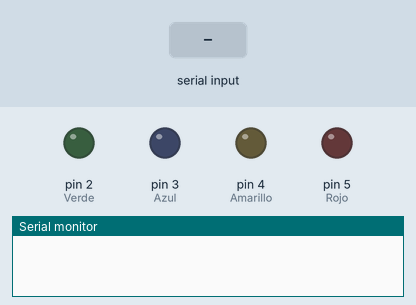
This sketch was run on a simulated Arduino Uno, built with avr-gcc and run on an emulated ATmega328P. Shown: output pins drawn as LEDs (lit = HIGH), the last lines printed to the serial monitor. The test bench sets the inputs (shaded band).

Above: at 1.2 s.
1.3 s: "R" received over Serial
At 2.0 s:
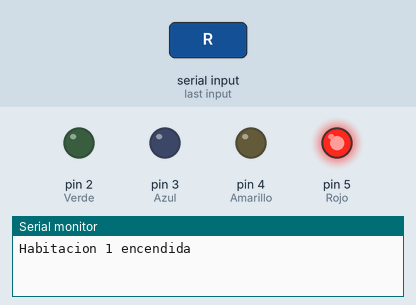
2.8 s: "V" received over Serial
At 3.2 s:
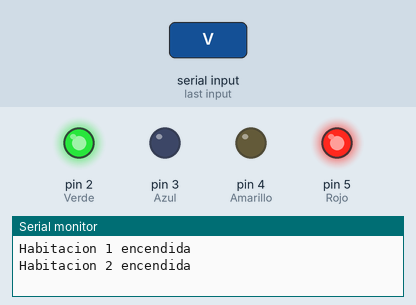
4.3 s: "r" received over Serial
At 5.5 s:
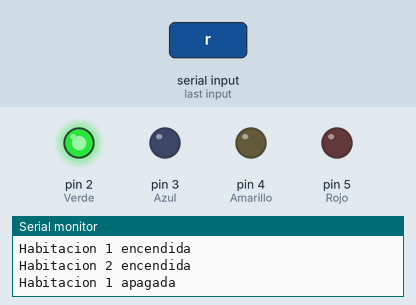
5.8 s: "A" received over Serial
At 6.7 s:
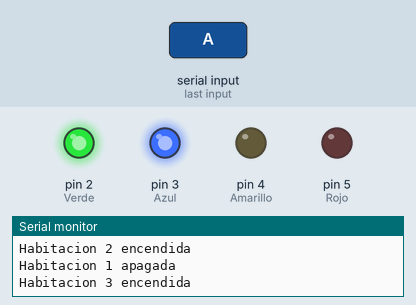
7.3 s: "v" received over Serial
At 7.8 s:
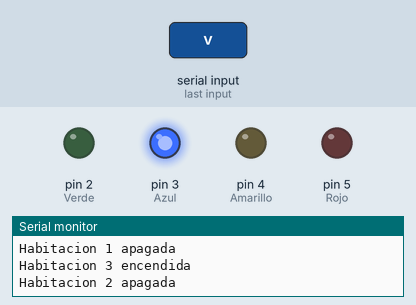
8.8 s: "Y" received over Serial
At 10.1 s:
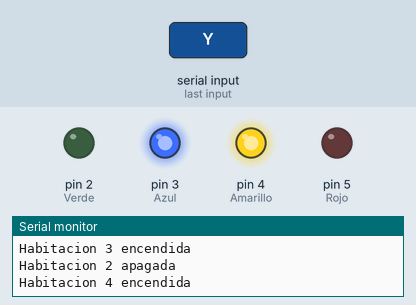
Timing chart, 0 to 11.3 s (numbered marks = the images above; inputs shaded):
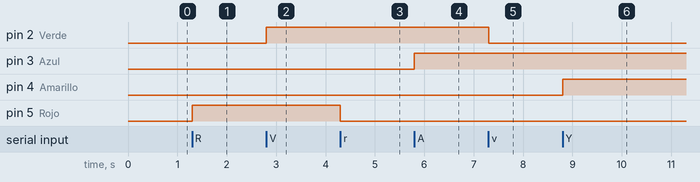

Measured:
- after the input at 1.3 s, pin 5 (Rojo): LOW → HIGH at once
- after the input at 2.8 s, pin 2 (Verde): LOW → HIGH at once
- after the input at 4.3 s, pin 5 (Rojo): HIGH → LOW at once
- after the input at 5.8 s, pin 3 (Azul): LOW → HIGH at once
- after the input at 7.3 s, pin 2 (Verde): HIGH → LOW at once
- after the input at 8.8 s, pin 4 (Amarillo): LOW → HIGH at once

The sketch:

casaLeds.ino
```cpp
char dato;             // Dato recibido por Bluetooth
bool modoManual = false; // Estado del modo manual

void setup() {
  pinMode(2, OUTPUT);  // Verde
  pinMode(3, OUTPUT);  // Azul
  pinMode(4, OUTPUT);  // Amarillo
  pinMode(5, OUTPUT);  // Rojo

  pinMode(6, INPUT_PULLUP);  // Pulsador rojo
  pinMode(7, INPUT_PULLUP);  // Pulsador verde
  pinMode(8, INPUT_PULLUP);  // Pulsador azul
  pinMode(9, INPUT_PULLUP);  // Pulsador amarillo

  Serial.begin(9600);

}

void loop() {
  // --- Lectura Bluetooth ---
  if (Serial.available() > 0) {
    dato = Serial.read();

    switch (dato) {
      // --- Activar o desactivar modo manual ---
      case 'M':
        modoManual = true;
        Serial.println("Modo MANUAL activado.");
        break;

      case 'N':
        modoManual = false;
        Serial.println("Modo BLUETOOTH activado.");
        break;

      // --- Control por Bluetooth (solo si no está en modo manual) ---
      case 'R':
        if (!modoManual) digitalWrite(5, HIGH);
        Serial.println("Habitacion 1 encendida");
        break;

      case 'r':
        if (!modoManual) digitalWrite(5, LOW);
        Serial.println("Habitacion 1 apagada");
        break;

      case 'V':
        if (!modoManual) digitalWrite(2, HIGH);
        Serial.println("Habitacion 2 encendida");
        break;

      case 'v':
        if (!modoManual) digitalWrite(2, LOW);
        Serial.println("Habitacion 2 apagada");
        break;

      case 'A':
        if (!modoManual) digitalWrite(3, HIGH);
        Serial.println("Habitacion 3 encendida");
        break;

      case 'a':
        if (!modoManual) digitalWrite(3, LOW);
        Serial.println("Habitacion 3 apagada");
        break;

      case 'Y':
        if (!modoManual) digitalWrite(4, HIGH);
        Serial.println("Habitacion 4 encendida");
        break;

      case 'y':
        if (!modoManual) digitalWrite(4, LOW);
        Serial.println("Habitacion 4 apagada");
        break;
    }
  }

  // --- Control por pulsadores si el modo manual está activado ---
  if (modoManual) {
    digitalWrite(5, digitalRead(6) == LOW ? HIGH : LOW);
    digitalWrite(2, digitalRead(7) == LOW ? HIGH : LOW);
    digitalWrite(3, digitalRead(8) == LOW ? HIGH : LOW);
    digitalWrite(4, digitalRead(9) == LOW ? HIGH : LOW);
  }
}
```
